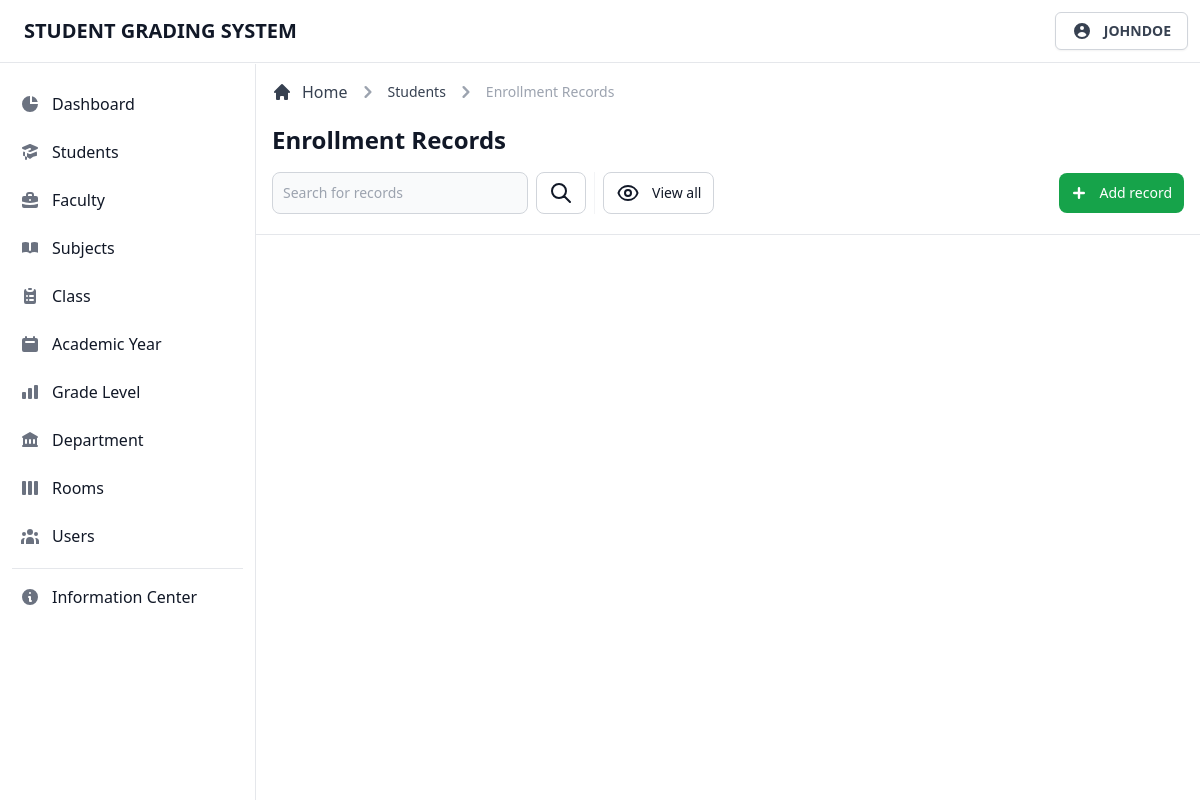
/admin/view/records.php?studentnumber=1234125 (signed in), run on an earlier commit of the app's database.
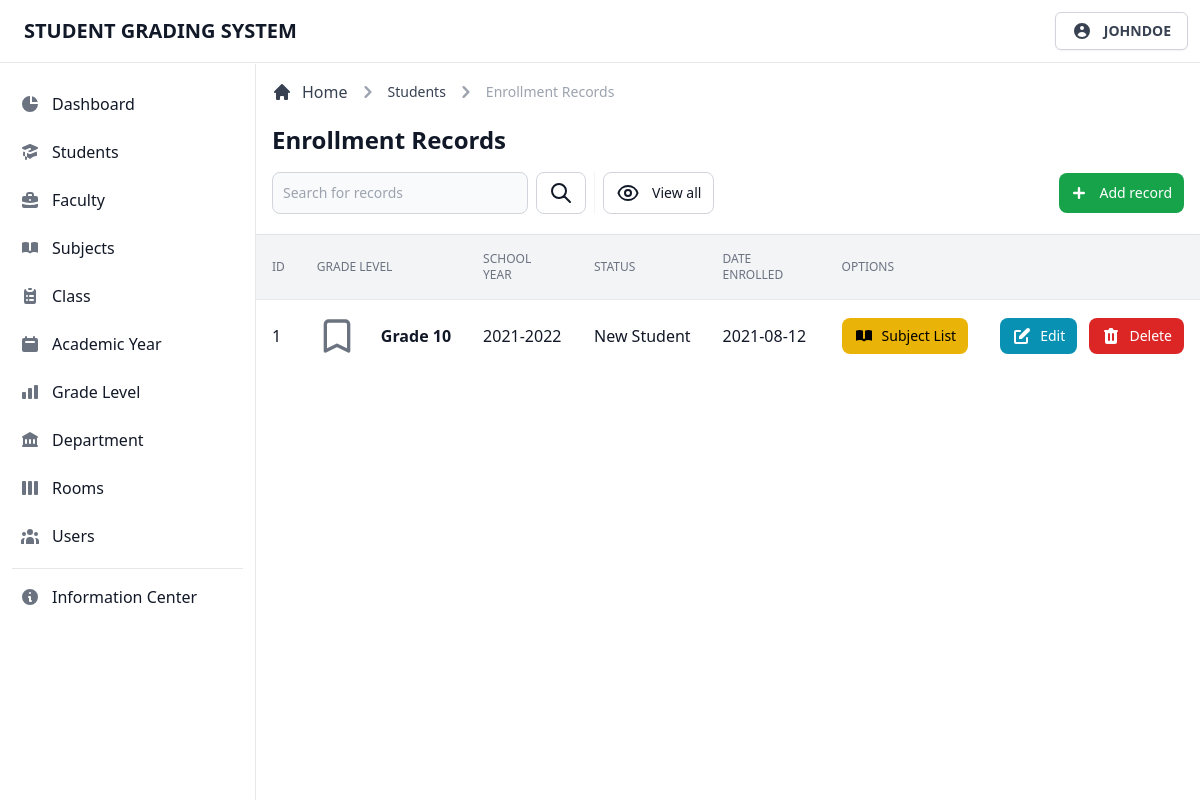
And on a later commit of the database.
### tables this page shows
CREATE TABLE `tblschoolyear` (
  `sy_id` int(11) NOT NULL,
  `sy_ay` varchar(255) NOT NULL,
  `sy_sem` varchar(255) NOT NULL,
  `sy_level` varchar(255) NOT NULL,
  `class_id` int(11) NOT NULL,
  `student_number` int(11) NOT NULL,
  `sy_category` varchar(255) NOT NULL,
  `sy_enrolldate` date NOT NULL,
  `sy_status` varchar(255) NOT NULL
);

### admin/page/records/records.classes.php (called while the page is built, shortened)
<?php
class DisplayRecordsContr extends DisplayRecords
{
  private $studentnumber;
  public function __construct($studentnumber)
  {
    $this->studentnumber = $studentnumber;
  }
  public function fetchData()
  {
    $result = $this->getRecords($this->studentnumber);
    return $result;
  }
}
class DisplayRecords extends Dbh
{
  protected function getRecords($studentnumber)
  {
    $stmt = $this->connect()->prepare('SELECT * FROM tblschoolyear WHERE student_number = ?;');
    $result = 0;
    if (!$stmt->execute([$studentnumber])) {
      $stmt = null;
      exit;
    }
    while ($row = $stmt->fetchAll(PDO::FETCH_ASSOC)) {
      $result = $row;
    }
    return $result;
  }
}

### admin/database/database.classes.php (called while the page is built)
<?php
class Dbh
{
  private $hostname = 'localhost';
  private $username = 'root';
  private $password = '';
  private $dbname = 'dbgradingsystem';
  public function connect()
  {
    try {
      $dbh = new PDO('mysql:host=' . $this->hostname . ';dbname=' . $this->dbname, $this->username, $this->password);
      return $dbh;
    } catch (PDOException $e) {
      print "Error!: " . $e->getMessage() . "<br>";
      die();
    }
  }
}

### admin/page/records/records-table.php (shortened to what this page needs)
<div class="flex flex-col min-w-full overflow-hidden overflow-x-auto align-middle shadow">
  <table class="min-w-full divide-y divide-gray-200 table-fixed">
    <thead class="bg-gray-100">
      <tr>
        <th scope="col" class="th">
          ID
        </th>
        <th scope="col" class="th">
          Grade Level
        </th>
        <th scope="col" class="th">
          School Year
        </th>
        <th scope="col" class="th">
          Status
        </th>
        <th scope="col" class="th">
          Date Enrolled
        </th>
        <th scope="col" class="th">
          Options
        </th>
        <th scope="col" class="th">
        </th>
      </tr>
    </thead>
    <tbody class="bg-white divide-y divide-gray-200">
      <?php foreach ($result as $data) : ?>
        <tr class="hover:bg-gray-100 group">
          <td class="td">
            <div class="flex items-center">
              <?= $i += 1; ?>
            </div>
          </td>
          <td class="td-title">
            <svg xmlns="http://www.w3.org/2000/svg" class="w-10 h-10 text-gray-500 group-hover:text-gray-900" fill="none" viewBox="0 0 24 24" fill="none" viewBox="0 0 24 24" stroke="currentColor">
              <path stroke-linecap="round" stroke-linejoin="round" stroke-width="2" d="M5 5a2 2 0 012-2h10a2 2 0 012 2v16l-7-3.5L5 21V5z" />
            </svg>
            <div class="text-sm font-normal text-gray-500">
              <div class="text-base font-semibold text-gray-900 capitalize">
                <?= $data['sy_level']; ?>
              </div>
            </div>
          </td>
          <td class="td">
            <div class="flex items-center">
              <?= $data['sy_ay']; ?>
            </div>
          </td>
          <td class="td">
            <div class="flex items-center">
              <?= $data['sy_status']; ?>
            </div>
          </td>
          <td class="td">
            <div class="flex items-center">
              <?= $data['sy_enrolldate']; ?>
            </div>
          </td>
          <td class="p-4 space-x-2 whitespace-nowrap">
            <a href="#" class="btn-yellow">
              Subject List
            </a>
          </td>
          <td class="p-4 space-x-2 text-right whitespace-nowrap">
            <button type="button" data-edit-button data-id="<?= $data['sy_id']; ?>" data-number="<?= $data['student_number']; ?>" data-name="<?= $data['student_name']; ?>" data-status="<?= $data['sy_status']; ?>" data-level="<?= $data['sy_level']; ?>" data-year="<?= $data['sy_ay']; ?>" class="btn-cyan">
              Edit
            </button>
            <button type="button" data-id="<?= $data['sy_id']; ?>" data-delete-button class="btn-red">
              Delete
            </button>
          </td>
        </tr>
      <?php endforeach; ?>
    </tbody>
  </table>
</div>

What changed in the data, as far as the page shows it:
added tblschoolyear: sy_level "Grade 10", sy_ay "2021-2022", sy_status "New Student", sy_enrolldate "2021-08-12"
Also different on the page:
text now shown: "ID GRADE LEVEL SCHOOL YEAR STATUS DATE ENROLLED OPTIONS"
